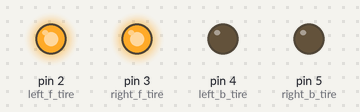
A sketch run on a simulated Arduino Uno, built with avr-gcc and run on an emulated ATmega328P. Parts: output pins drawn as LEDs (lit = HIGH).

Above: at 1.0 s.
At 3.0 s:
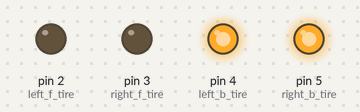
Timing chart, 0 to 5.2 s (numbered marks = the images above):
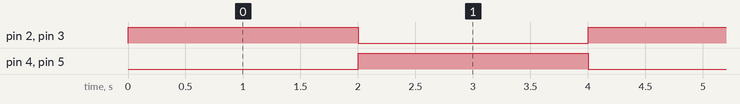

The sketch:

updatedcode7.ino
```cpp
//Car run straight test

// Pin assign to each tire
const int left_f_tire = 2;
const int right_f_tire = 3;
const int left_b_tire = 4;
const int right_b_tire = 5;

void setup() {
  // default setting for each tire
  pinMode(left_f_tire, OUTPUT);
  pinMode(left_b_tire, OUTPUT);
  pinMode(right_f_tire, OUTPUT);
  pinMode(right_b_tire, OUTPUT);
}

void loop() {
  // this command goes as car move straight for 2 seconds
  digitalWrite(left_f_tire, HIGH);
  digitalWrite(right_f_tire, HIGH);
  digitalWrite(left_b_tire, LOW);
  digitalWrite(right_b_tire, LOW);
  delay(2000);

  // this command goes as car move reverse for 2 seconds
  digitalWrite(left_f_tire, LOW);
  digitalWrite(right_f_tire, LOW);
  digitalWrite(left_b_tire, HIGH);
  digitalWrite(right_b_tire, HIGH);
  delay(2000);\
}
```

Measured:
- by itself, pin 2 (left_f_tire), pin 3 (right_f_tire), pin 4 (left_b_tire), pin 5 (right_b_tire): alternates HIGH for 2.0 s and LOW for 2.0 s
